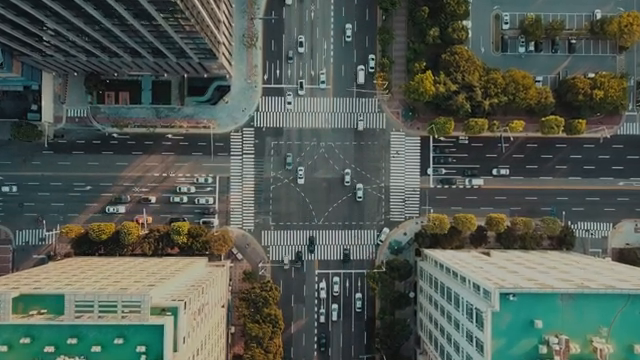
#> input picture frame 89 of Gorruntu_isleme_uygulamalari/veri/trafic_video.mp4, 640 x 360 px
$ python ders3_video.py
#> lines starting #> are read from the running program, lines starting #| are printed output that depends on the picture
import numpy as np
import cv2 as cv
v1="veri/trafic_video.mp4"
cap = cv.VideoCapture(v1)
if not cap.isOpened():
    print("Cannot open camera")
    exit()

while True:

    # Capture frame-by-frame
    ret, frame = cap.read()
#> frame is the input picture: shape (360, 640, 3); mean B, G, R 82.1, 90.3, 81.3

    # if frame is read correctly ret is True
    if not ret:
        print("Can't receive frame (stream end?). Exiting ...")
        break
    # Our operations on the frame come here

    print(cap.get(0))
    gray = cv.cvtColor(frame, cv.COLOR_BGR2GRAY)
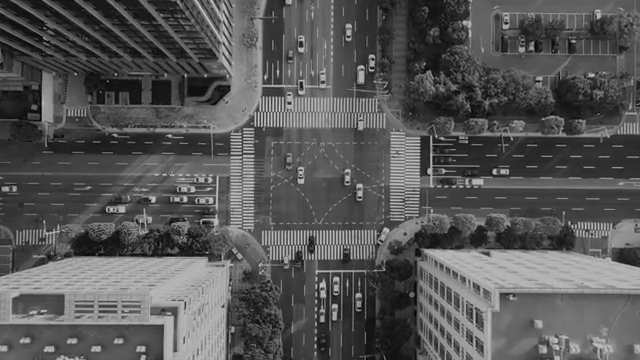
#> gray: shape (360, 640); min 0, max 207, mean 86.6
    # Display the resulting frame
    cv.imshow('frame', gray)
    if cv.waitKey(1) == ord('q'):
#> (key q is pressed here)
        break

# When everything done, release the capture
cap.release()
cv.destroyAllWindows()

$ run again, starting later in the video
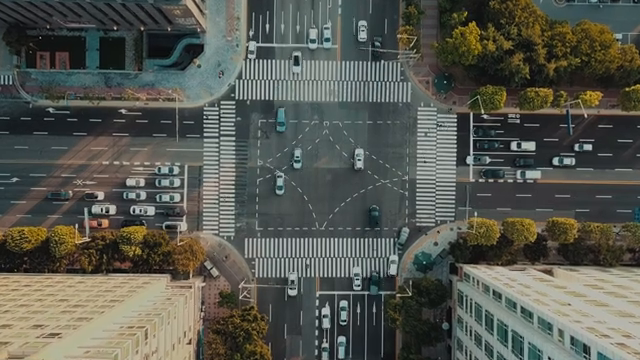
#> input picture frame 403 of Gorruntu_isleme_uygulamalari/veri/trafic_video.mp4, 640 x 360 px
#> frame is the input picture: shape (360, 640, 3); mean B, G, R 80.4, 88.6, 86.5
#> `gray = cv.cvtColor(frame, cv.COLOR_BGR2GRAY)`:
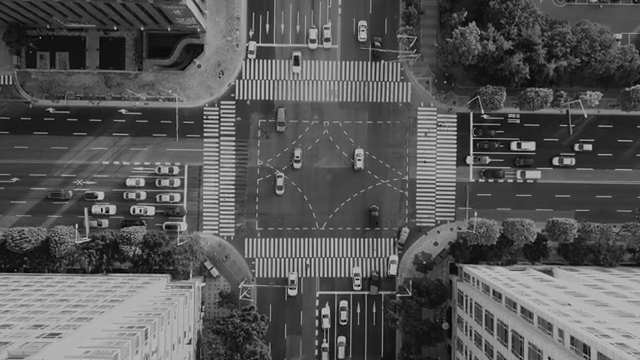
#> gray: shape (360, 640); min 0, max 219, mean 87

$ run again, starting later in the video
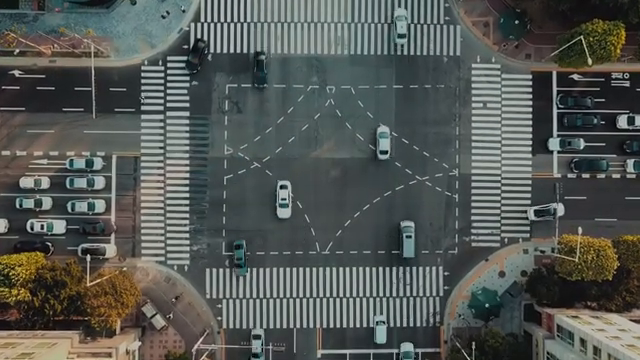
#> input picture frame 717 of Gorruntu_isleme_uygulamalari/veri/trafic_video.mp4, 640 x 360 px
#> frame is the input picture: shape (360, 640, 3); mean B, G, R 83.8, 87.6, 83.4
#> `gray = cv.cvtColor(frame, cv.COLOR_BGR2GRAY)`:
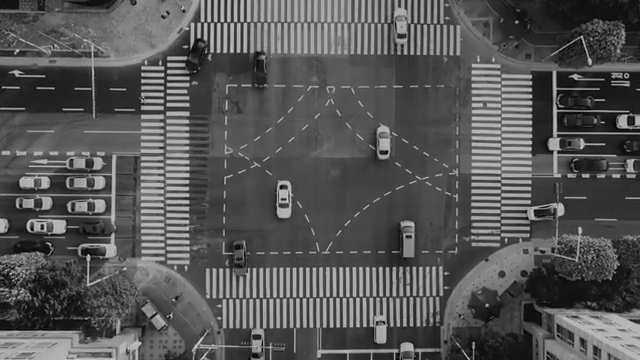
#> gray: shape (360, 640); min 0, max 213, mean 85.8
